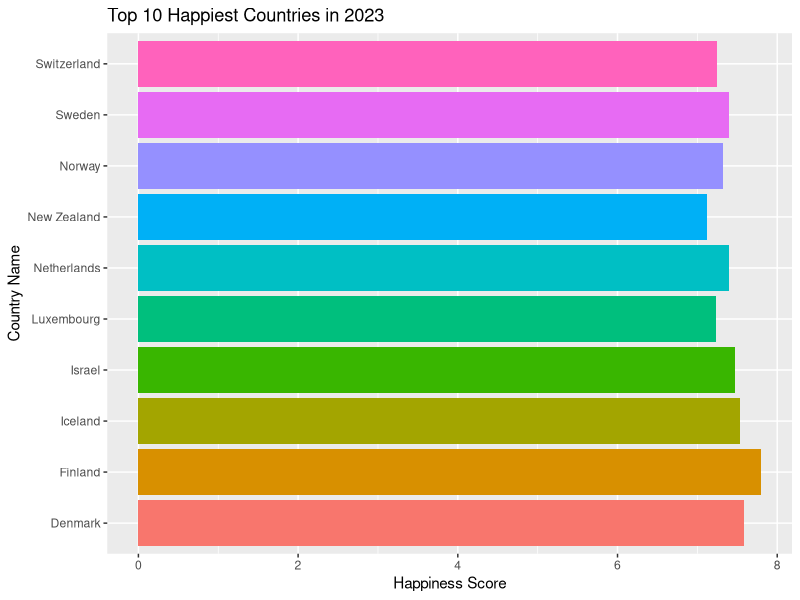
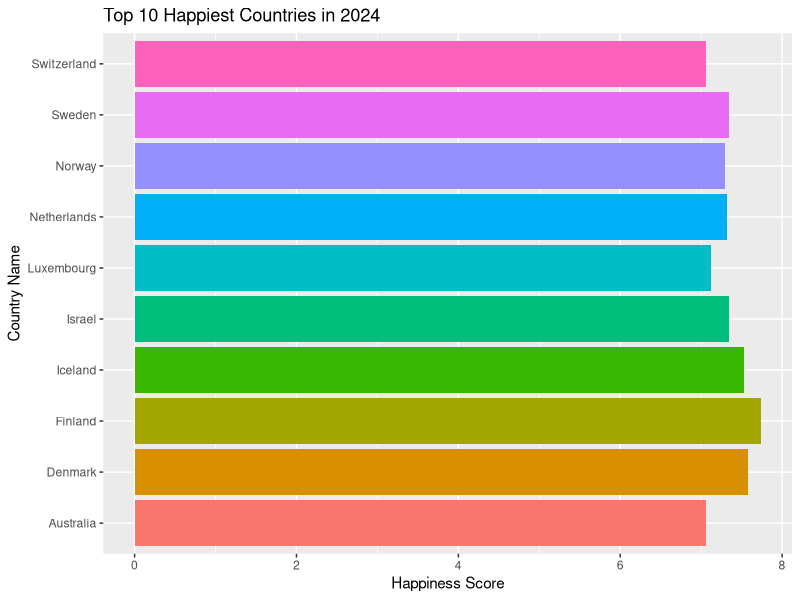
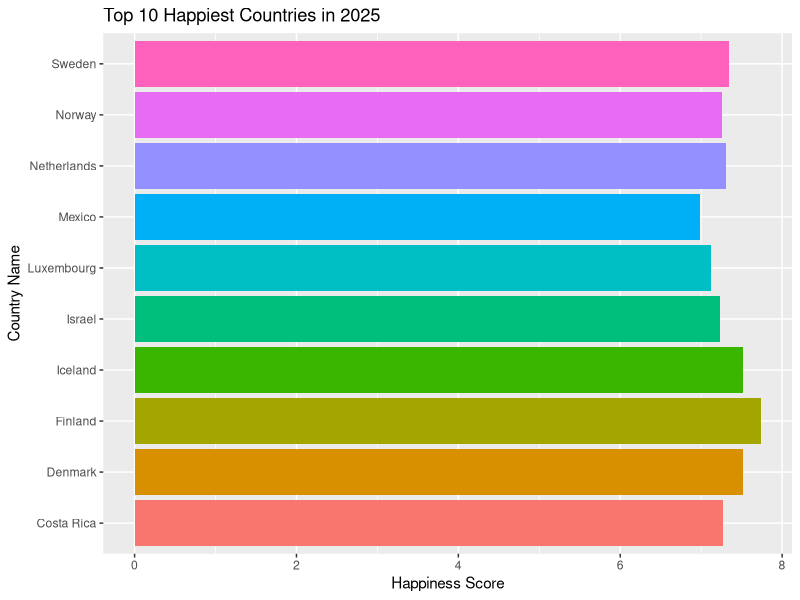
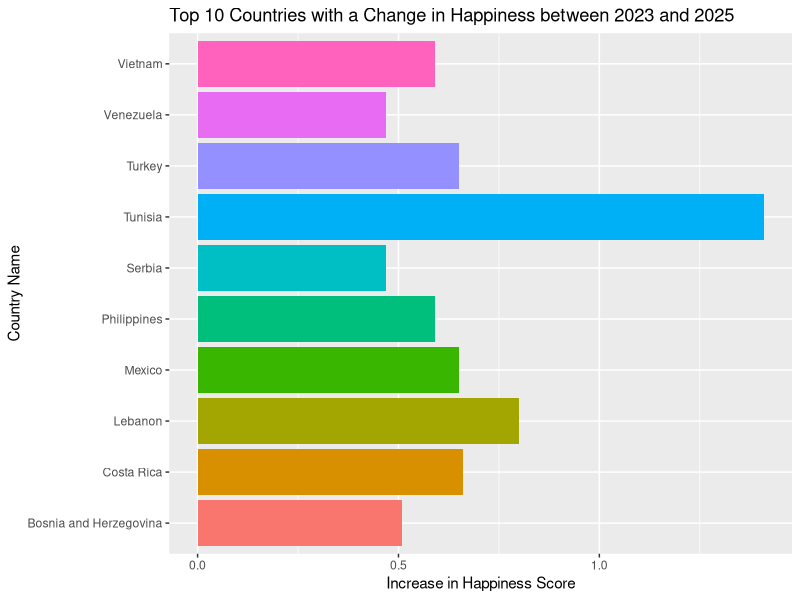
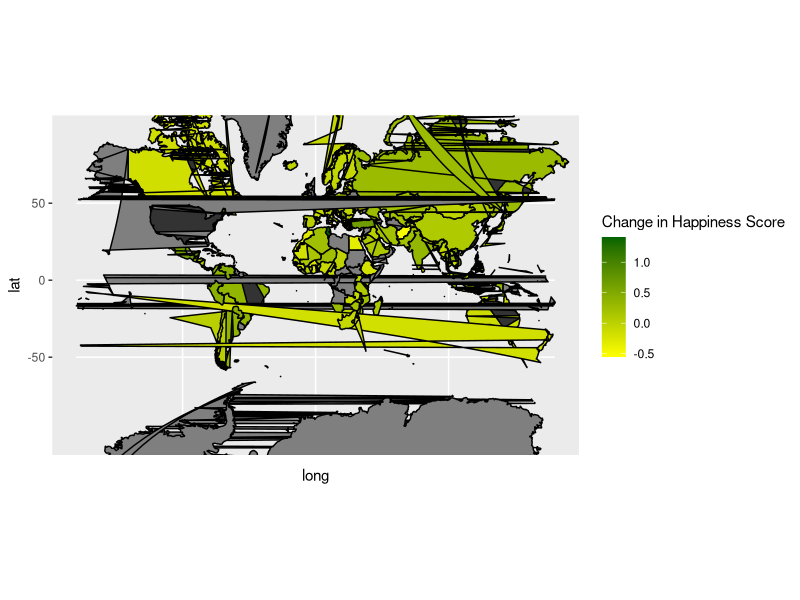

The R source for these figures, in order:
## ---- chunk 1
#| message: false
#| warning: false



library(tidyverse) 
happy2023=read.csv("happiness2023.csv")
happy2024=read.csv("happiness2024.csv") 
happy2025=read.csv("happiness2025.csv") 

Hap25 = ggplot(tail(arrange(happy2025,desc(WorldHappinessRank_2025)),10),aes(x=country, y=WorldHappinessScore_2025, fill = country))+
  geom_bar(stat="identity")+
  labs(x="Country Name",
       y="Happiness Score",
       title="Top 10 Happiest Countries in 2025")+
  coord_flip()+
  theme(legend.position="none")

## ---- chunk 2
#| message: false
#| warning: false



Hap24 = ggplot(tail(arrange(happy2024,desc(WorldHappinessRank_2024)),10), aes(x=country, y=WorldHappinessScore_2024, fill= country))+
  geom_bar(stat="identity")+
  labs(x="Country Name",
       y="Happiness Score",
       title="Top 10 Happiest Countries in 2024")+
  coord_flip()+
  theme(legend.position="none")  
## ---- chunk 3
#| message: false
#| warning: false


Hap23 = ggplot(tail(arrange(happy2023,desc(WorldHappinessRank_2023)), 10), aes(x=country, y=WorldHappinessScore_2023, fill= country))+
  geom_bar(stat="identity")+
  labs(x="Country Name",
       y="Happiness Score",
       title="Top 10 Happiest Countries in 2023")+
  coord_flip()+
  theme(legend.position="none")  

## ---- chunk 4
#| message: false
#| warning: false



HappinessDiff2025 = happy2025 %>%
  inner_join(happy2023, by = "country") %>%
  mutate(Difference = WorldHappinessScore_2025 - WorldHappinessScore_2023) 

HappinessDiff2025= arrange(HappinessDiff2025, desc(Difference))

HapDiff25 = ggplot(head(HappinessDiff2025,10), aes(x=country, y=Difference, fill= country))+
  geom_bar(stat="identity")+
  labs(x="Country Name",
       y="Increase in Happiness Score",
       title="Top 10 Countries with a Change in Happiness between 2023 and 2025")+   coord_flip()+
  theme(legend.position="none")

## ---- chunk 5
#| message: false
#| warning: false


world_tbl <- map_data("world") %>% as_tibble()
world_tbl = world_tbl %>%
  left_join(HappinessDiff2025, by = c("region"= "country"))
#world_tbl =  world_tbl %>% filter(!is.na(world_tbl$WorldHappinessScore_2025))

world_base <- world_tbl %>%
  ggplot(aes(long, lat,  map_id = region)) +
  geom_map( aes(map_id= region),
            map= world_tbl)+
  geom_polygon(aes(fill = Difference), color = "black")+
  coord_map(xlim=c(-180,180))

world_base = world_base +
  scale_fill_gradient(name = "Change in Happiness Score", low = "yellow",                                    high =  "darkgreen", na.value = "grey50")
